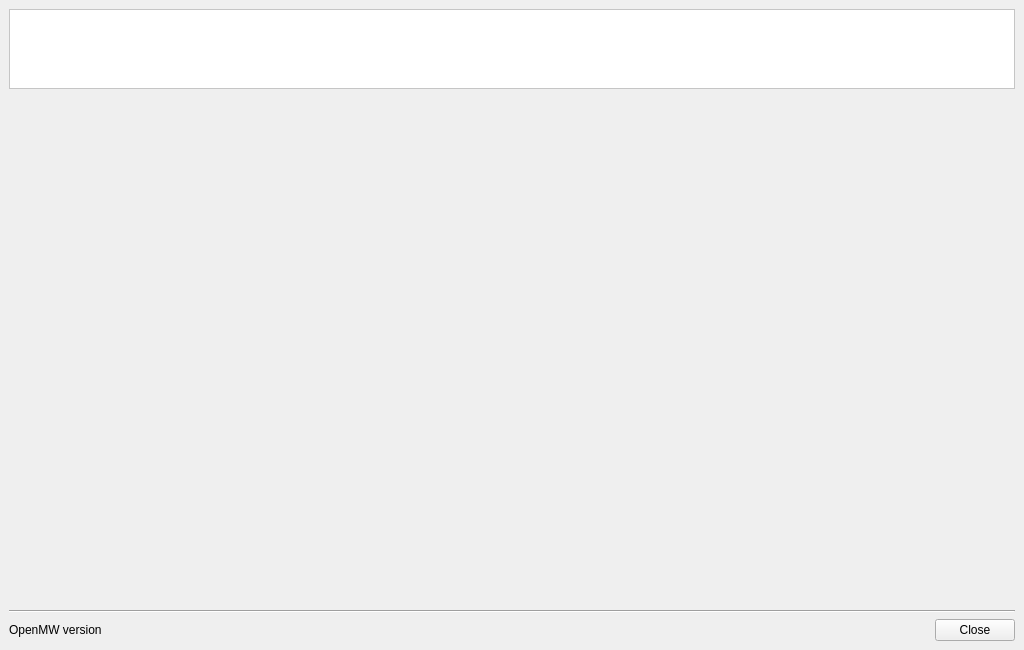
<?xml version="1.0" encoding="UTF-8"?>
<ui version="4.0">
 <class>MainWindow</class>
 <widget class="QMainWindow" name="MainWindow">
  <property name="geometry">
   <rect>
    <x>0</x>
    <y>0</y>
    <width>1024</width>
    <height>650</height>
   </rect>
  </property>
  <property name="minimumSize">
   <size>
    <width>1024</width>
    <height>650</height>
   </size>
  </property>
  <property name="maximumSize">
   <size>
    <width>1024</width>
    <height>650</height>
   </size>
  </property>
  <property name="windowTitle">
   <string>ArenaMP Launcher</string>
  </property>
  <property name="windowIcon">
   <iconset resource="../launcher/launcher.qrc">
    <normaloff>:/images/openmw.png</normaloff>:/images/openmw.png</iconset>
  </property>
  <widget class="QWidget" name="centralwidget">
   <layout class="QVBoxLayout" name="verticalLayout_2">
    <item>
     <widget class="QListWidget" name="iconWidget">
      <property name="minimumSize">
       <size>
        <width>400</width>
        <height>80</height>
       </size>
      </property>
      <property name="maximumSize">
       <size>
        <width>16777215</width>
        <height>80</height>
       </size>
      </property>
      <property name="styleSheet">
       <string notr="true">#iconWidget {
    background-color: palette(base);
    background-repeat: no-repeat;
    background-attachment: scroll;
    background-position: right;
}
</string>
      </property>
     </widget>
    </item>
    <item>
     <widget class="QStackedWidget" name="pagesWidget"/>
    </item>
    <item>
     <widget class="Line" name="line">
      <property name="orientation">
       <enum>Qt::Horizontal</enum>
      </property>
     </widget>
    </item>
    <item>
     <layout class="QHBoxLayout" name="horizontalLayout">
      <item>
       <widget class="QLabel" name="versionLabel">
        <property name="text">
         <string>OpenMW version</string>
        </property>
       </widget>
      </item>
      <item>
       <spacer name="horizontalSpacer">
        <property name="orientation">
         <enum>Qt::Horizontal</enum>
        </property>
        <property name="sizeHint" stdset="0">
         <size>
          <width>40</width>
          <height>20</height>
         </size>
        </property>
       </spacer>
      </item>
      <item>
       <widget class="QDialogButtonBox" name="buttonBox">
        <property name="standardButtons">
         <set>QDialogButtonBox::Close</set>
        </property>
       </widget>
      </item>
     </layout>
    </item>
   </layout>
  </widget>
 </widget>
 <resources>
  <include location="../launcher/launcher.qrc"/>
 </resources>
 <connections/>
</ui>
